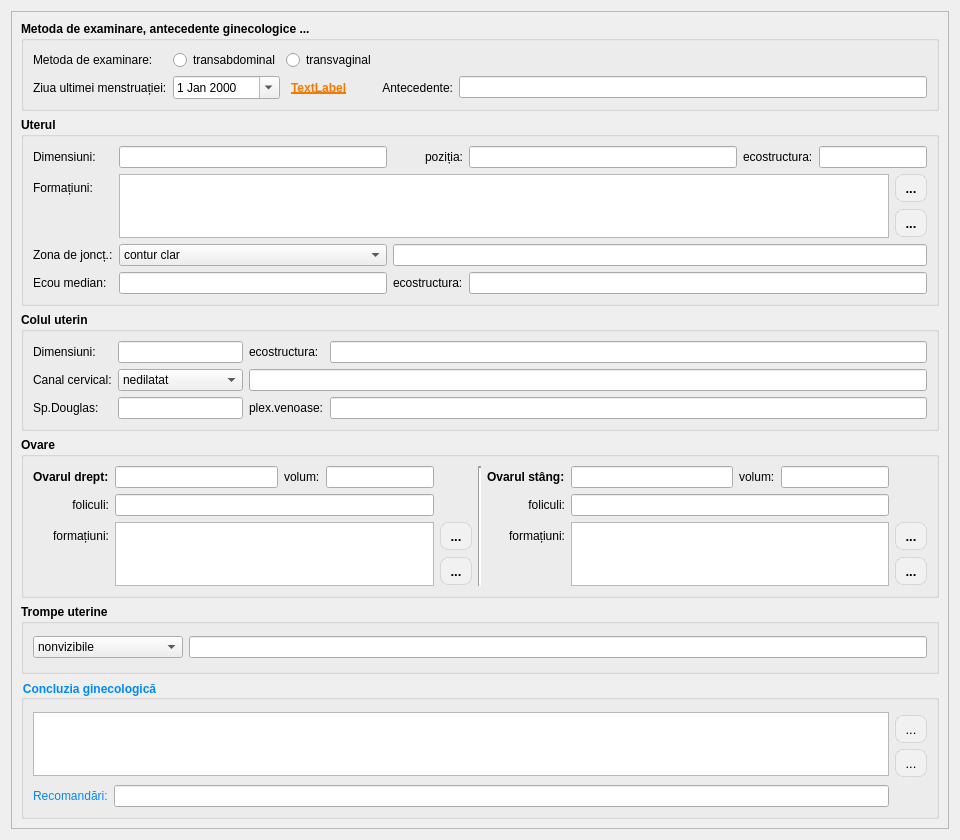
<?xml version="1.0" encoding="UTF-8"?>
<ui version="4.0">
 <class>ReportPageGynecology</class>
 <widget class="QWidget" name="ReportPageGynecology">
  <property name="geometry">
   <rect>
    <x>0</x>
    <y>0</y>
    <width>960</width>
    <height>840</height>
   </rect>
  </property>
  <property name="windowTitle">
   <string>Form</string>
  </property>
  <layout class="QGridLayout" name="gridLayout_21">
   <item row="0" column="0">
    <widget class="QScrollArea" name="scrollArea_gynecology">
     <property name="widgetResizable">
      <bool>true</bool>
     </property>
     <widget class="QWidget" name="scrollAreaWidgetContents_gynecology">
      <property name="geometry">
       <rect>
        <x>0</x>
        <y>0</y>
        <width>926</width>
        <height>918</height>
       </rect>
      </property>
      <layout class="QGridLayout" name="gridLayout_27">
       <item row="0" column="0">
        <widget class="QGroupBox" name="groupBox_8">
         <property name="sizePolicy">
          <sizepolicy hsizetype="Expanding" vsizetype="Fixed">
           <horstretch>0</horstretch>
           <verstretch>0</verstretch>
          </sizepolicy>
         </property>
         <property name="font">
          <font>
           <family>Segoe UI</family>
           <bold>true</bold>
          </font>
         </property>
         <property name="title">
          <string>Metoda de examinare, antecedente ginecologice ...</string>
         </property>
         <layout class="QGridLayout" name="gridLayout_19">
          <item row="0" column="1">
           <widget class="QRadioButton" name="gynecology_btn_transabdom">
            <property name="font">
             <font>
              <family>Segoe UI</family>
              <bold>false</bold>
             </font>
            </property>
            <property name="text">
             <string>transabdominal</string>
            </property>
           </widget>
          </item>
          <item row="1" column="0">
           <widget class="QLabel" name="label_47">
            <property name="font">
             <font>
              <family>Segoe UI</family>
              <bold>false</bold>
             </font>
            </property>
            <property name="text">
             <string>Ziua ultimei menstruației:</string>
            </property>
           </widget>
          </item>
          <item row="0" column="2">
           <widget class="QRadioButton" name="gynecology_btn_transvaginal">
            <property name="font">
             <font>
              <family>Segoe UI</family>
              <bold>false</bold>
             </font>
            </property>
            <property name="text">
             <string>transvaginal</string>
            </property>
           </widget>
          </item>
          <item row="1" column="1">
           <widget class="QDateEdit" name="gynecology_dateMenstruation">
            <property name="font">
             <font>
              <family>Segoe UI</family>
              <bold>false</bold>
             </font>
            </property>
            <property name="calendarPopup">
             <bool>true</bool>
            </property>
           </widget>
          </item>
          <item row="1" column="2">
           <widget class="QLabel" name="gynecology_text_date_menstruation">
            <property name="font">
             <font>
              <family>Cantarell</family>
              <bold>true</bold>
              <underline>true</underline>
             </font>
            </property>
            <property name="styleSheet">
             <string notr="true">padding-left: 2px; color: rgb(245, 121, 0); </string>
            </property>
            <property name="text">
             <string>TextLabel</string>
            </property>
            <property name="alignment">
             <set>Qt::AlignmentFlag::AlignLeading|Qt::AlignmentFlag::AlignLeft|Qt::AlignmentFlag::AlignVCenter</set>
            </property>
           </widget>
          </item>
          <item row="1" column="4">
           <widget class="QLineEdit" name="gynecology_antecedent">
            <property name="font">
             <font>
              <family>Segoe UI</family>
              <bold>false</bold>
             </font>
            </property>
           </widget>
          </item>
          <item row="0" column="0">
           <widget class="QLabel" name="label_46">
            <property name="font">
             <font>
              <family>Segoe UI</family>
              <bold>false</bold>
             </font>
            </property>
            <property name="text">
             <string>Metoda de examinare:</string>
            </property>
           </widget>
          </item>
          <item row="1" column="3">
           <widget class="QLabel" name="label_48">
            <property name="font">
             <font>
              <family>Segoe UI</family>
              <bold>false</bold>
             </font>
            </property>
            <property name="text">
             <string>Antecedente:</string>
            </property>
            <property name="alignment">
             <set>Qt::AlignmentFlag::AlignRight|Qt::AlignmentFlag::AlignTrailing|Qt::AlignmentFlag::AlignVCenter</set>
            </property>
           </widget>
          </item>
         </layout>
        </widget>
       </item>
       <item row="2" column="0">
        <widget class="QGroupBox" name="groupBox_10">
         <property name="sizePolicy">
          <sizepolicy hsizetype="Expanding" vsizetype="Fixed">
           <horstretch>0</horstretch>
           <verstretch>0</verstretch>
          </sizepolicy>
         </property>
         <property name="font">
          <font>
           <family>Segoe UI</family>
           <bold>true</bold>
          </font>
         </property>
         <property name="title">
          <string>Colul uterin</string>
         </property>
         <layout class="QGridLayout" name="gridLayout_18">
          <item row="0" column="2">
           <widget class="QLineEdit" name="gynecology_cervix_dimens">
            <property name="sizePolicy">
             <sizepolicy hsizetype="Preferred" vsizetype="Fixed">
              <horstretch>0</horstretch>
              <verstretch>0</verstretch>
             </sizepolicy>
            </property>
            <property name="font">
             <font>
              <family>Segoe UI</family>
              <bold>false</bold>
             </font>
            </property>
           </widget>
          </item>
          <item row="2" column="4">
           <widget class="QLineEdit" name="gynecology_plex_venos"/>
          </item>
          <item row="2" column="3">
           <widget class="QLabel" name="label_66">
            <property name="font">
             <font>
              <family>Segoe UI</family>
              <bold>false</bold>
             </font>
            </property>
            <property name="text">
             <string>plex.venoase:</string>
            </property>
           </widget>
          </item>
          <item row="0" column="3">
           <widget class="QLabel" name="label_56">
            <property name="font">
             <font>
              <family>Segoe UI</family>
              <bold>false</bold>
             </font>
            </property>
            <property name="text">
             <string>ecostructura:</string>
            </property>
           </widget>
          </item>
          <item row="0" column="4">
           <widget class="QLineEdit" name="gynecology_cervix_ecostructure">
            <property name="font">
             <font>
              <family>Segoe UI</family>
              <bold>false</bold>
             </font>
            </property>
           </widget>
          </item>
          <item row="0" column="0">
           <widget class="QLabel" name="label_55">
            <property name="font">
             <font>
              <family>Segoe UI</family>
              <bold>false</bold>
             </font>
            </property>
            <property name="text">
             <string>Dimensiuni:</string>
            </property>
           </widget>
          </item>
          <item row="2" column="2">
           <widget class="QLineEdit" name="gynecology_douglas">
            <property name="sizePolicy">
             <sizepolicy hsizetype="Preferred" vsizetype="Fixed">
              <horstretch>0</horstretch>
              <verstretch>0</verstretch>
             </sizepolicy>
            </property>
           </widget>
          </item>
          <item row="2" column="0">
           <widget class="QLabel" name="label_65">
            <property name="font">
             <font>
              <family>Segoe UI</family>
              <bold>false</bold>
             </font>
            </property>
            <property name="text">
             <string>Sp.Douglas:</string>
            </property>
           </widget>
          </item>
          <item row="1" column="0">
           <widget class="QLabel" name="label_158">
            <property name="font">
             <font>
              <family>Segoe UI</family>
              <bold>false</bold>
             </font>
            </property>
            <property name="text">
             <string>Canal cervical:</string>
            </property>
           </widget>
          </item>
          <item row="1" column="3" colspan="2">
           <widget class="QLineEdit" name="gynecology_canal_cervical_formations">
            <property name="font">
             <font>
              <family>Segoe UI</family>
              <bold>false</bold>
             </font>
            </property>
           </widget>
          </item>
          <item row="1" column="2">
           <widget class="QComboBox" name="gynecology_combo_canal_cervical">
            <property name="font">
             <font>
              <family>Segoe UI</family>
              <bold>false</bold>
             </font>
            </property>
            <item>
             <property name="text">
              <string>nedilatat</string>
             </property>
            </item>
            <item>
             <property name="text">
              <string>dilatat</string>
             </property>
            </item>
           </widget>
          </item>
         </layout>
        </widget>
       </item>
       <item row="1" column="0">
        <widget class="QGroupBox" name="groupBox_9">
         <property name="sizePolicy">
          <sizepolicy hsizetype="Expanding" vsizetype="Fixed">
           <horstretch>0</horstretch>
           <verstretch>0</verstretch>
          </sizepolicy>
         </property>
         <property name="font">
          <font>
           <family>Segoe UI</family>
           <bold>true</bold>
          </font>
         </property>
         <property name="title">
          <string>Uterul</string>
         </property>
         <layout class="QGridLayout" name="gridLayout_16">
          <item row="4" column="2">
           <widget class="QLabel" name="label_54">
            <property name="font">
             <font>
              <family>Segoe UI</family>
              <bold>false</bold>
             </font>
            </property>
            <property name="text">
             <string>ecostructura:</string>
            </property>
           </widget>
          </item>
          <item row="4" column="1">
           <widget class="QLineEdit" name="gynecology_ecou_dimens">
            <property name="font">
             <font>
              <family>Segoe UI</family>
              <bold>false</bold>
             </font>
            </property>
           </widget>
          </item>
          <item row="2" column="6">
           <widget class="QToolButton" name="btnAddTempletsUter">
            <property name="styleSheet">
             <string notr="true">QToolButton
{
border: 1px solid rgba(0, 0, 0, 0.1);
border-radius: 8px;
background-color: #f1f1f1;
color: #000000;
font-size: 13px;
padding: 4px 4px;
}
QToolButton:hover
{
background-color: #e0e0e0;
}
QToolButton:pressed
{
background-color: #d0d0d0;
}</string>
            </property>
            <property name="text">
             <string>...</string>
            </property>
            <property name="icon">
             <iconset resource="../../resources/resource.qrc">
              <normaloff>:/img/toolBar/add.png</normaloff>:/img/toolBar/add.png</iconset>
            </property>
           </widget>
          </item>
          <item row="0" column="5" colspan="2">
           <widget class="QLineEdit" name="gynecology_uterus_ecostructure">
            <property name="font">
             <font>
              <family>Segoe UI</family>
              <bold>false</bold>
             </font>
            </property>
           </widget>
          </item>
          <item row="0" column="1">
           <widget class="QLineEdit" name="gynecology_uterus_dimens">
            <property name="font">
             <font>
              <family>Segoe UI</family>
              <bold>false</bold>
             </font>
            </property>
           </widget>
          </item>
          <item row="1" column="6">
           <widget class="QToolButton" name="btnSelectTempletsUter">
            <property name="styleSheet">
             <string notr="true">QToolButton
{
border: 1px solid rgba(0, 0, 0, 0.1);
border-radius: 8px;
background-color: #f1f1f1;
color: #000000;
font-size: 13px;
padding: 4px 4px;
}
QToolButton:hover
{
background-color: #e0e0e0;
}
QToolButton:pressed
{
background-color: #d0d0d0;
}</string>
            </property>
            <property name="text">
             <string>...</string>
            </property>
            <property name="icon">
             <iconset resource="../../resources/resource.qrc">
              <normaloff>:/img/actions/select.png</normaloff>:/img/actions/select.png</iconset>
            </property>
           </widget>
          </item>
          <item row="0" column="0">
           <widget class="QLabel" name="label_49">
            <property name="font">
             <font>
              <family>Segoe UI</family>
              <bold>false</bold>
             </font>
            </property>
            <property name="text">
             <string>Dimensiuni:</string>
            </property>
           </widget>
          </item>
          <item row="0" column="3">
           <widget class="QLineEdit" name="gynecology_uterus_pozition">
            <property name="font">
             <font>
              <family>Segoe UI</family>
              <bold>false</bold>
             </font>
            </property>
           </widget>
          </item>
          <item row="1" column="0">
           <widget class="QLabel" name="label_52">
            <property name="font">
             <font>
              <family>Segoe UI</family>
              <bold>false</bold>
             </font>
            </property>
            <property name="text">
             <string>Formațiuni:</string>
            </property>
           </widget>
          </item>
          <item row="0" column="4">
           <widget class="QLabel" name="label_51">
            <property name="font">
             <font>
              <family>Segoe UI</family>
              <bold>false</bold>
             </font>
            </property>
            <property name="text">
             <string>ecostructura:</string>
            </property>
           </widget>
          </item>
          <item row="1" column="1" rowspan="2" colspan="5">
           <widget class="QPlainTextEdit" name="gynecology_uterus_formations">
            <property name="maximumSize">
             <size>
              <width>16777215</width>
              <height>64</height>
             </size>
            </property>
            <property name="font">
             <font>
              <family>Segoe UI</family>
              <bold>false</bold>
             </font>
            </property>
           </widget>
          </item>
          <item row="4" column="0">
           <widget class="QLabel" name="label_53">
            <property name="font">
             <font>
              <family>Segoe UI</family>
              <bold>false</bold>
             </font>
            </property>
            <property name="text">
             <string>Ecou median:</string>
            </property>
           </widget>
          </item>
          <item row="4" column="3" colspan="4">
           <widget class="QLineEdit" name="gynecology_ecou_ecostructure">
            <property name="font">
             <font>
              <family>Segoe UI</family>
              <bold>false</bold>
             </font>
            </property>
           </widget>
          </item>
          <item row="0" column="2">
           <widget class="QLabel" name="label_50">
            <property name="font">
             <font>
              <family>Segoe UI</family>
              <bold>false</bold>
             </font>
            </property>
            <property name="text">
             <string>poziția:</string>
            </property>
            <property name="alignment">
             <set>Qt::AlignmentFlag::AlignRight|Qt::AlignmentFlag::AlignTrailing|Qt::AlignmentFlag::AlignVCenter</set>
            </property>
           </widget>
          </item>
          <item row="3" column="0">
           <widget class="QLabel" name="label_159">
            <property name="font">
             <font>
              <family>Segoe UI</family>
              <bold>false</bold>
             </font>
            </property>
            <property name="text">
             <string>Zona de joncț.:</string>
            </property>
           </widget>
          </item>
          <item row="3" column="1">
           <widget class="QComboBox" name="gynecology_combo_jonctional_zone">
            <property name="font">
             <font>
              <family>Segoe UI</family>
              <bold>false</bold>
             </font>
            </property>
            <item>
             <property name="text">
              <string>contur clar</string>
             </property>
            </item>
            <item>
             <property name="text">
              <string>contur sters</string>
             </property>
            </item>
           </widget>
          </item>
          <item row="3" column="2" colspan="5">
           <widget class="QLineEdit" name="gynecology_jonctional_zone_description">
            <property name="font">
             <font>
              <family>Segoe UI</family>
              <bold>false</bold>
             </font>
            </property>
           </widget>
          </item>
         </layout>
        </widget>
       </item>
       <item row="3" column="0">
        <widget class="QGroupBox" name="groupBox_11">
         <property name="sizePolicy">
          <sizepolicy hsizetype="Expanding" vsizetype="Fixed">
           <horstretch>0</horstretch>
           <verstretch>0</verstretch>
          </sizepolicy>
         </property>
         <property name="font">
          <font>
           <family>Segoe UI</family>
           <bold>true</bold>
          </font>
         </property>
         <property name="title">
          <string>Ovare</string>
         </property>
         <layout class="QGridLayout" name="gridLayout_17">
          <item row="2" column="7" rowspan="2" colspan="3">
           <widget class="QPlainTextEdit" name="gynecology_ovary_formations_left">
            <property name="sizePolicy">
             <sizepolicy hsizetype="Expanding" vsizetype="Preferred">
              <horstretch>0</horstretch>
              <verstretch>0</verstretch>
             </sizepolicy>
            </property>
            <property name="maximumSize">
             <size>
              <width>16777215</width>
              <height>64</height>
             </size>
            </property>
            <property name="font">
             <font>
              <family>Segoe UI</family>
              <bold>false</bold>
             </font>
            </property>
           </widget>
          </item>
          <item row="0" column="6">
           <widget class="QLabel" name="label_58">
            <property name="text">
             <string>Ovarul stâng:</string>
            </property>
           </widget>
          </item>
          <item row="1" column="7" colspan="3">
           <widget class="QLineEdit" name="gynecology_follicule_left">
            <property name="font">
             <font>
              <family>Segoe UI</family>
              <bold>false</bold>
             </font>
            </property>
           </widget>
          </item>
          <item row="1" column="6">
           <widget class="QLabel" name="label_62">
            <property name="font">
             <font>
              <family>Segoe UI</family>
              <bold>false</bold>
             </font>
            </property>
            <property name="text">
             <string>foliculi:</string>
            </property>
            <property name="alignment">
             <set>Qt::AlignmentFlag::AlignRight|Qt::AlignmentFlag::AlignTrailing|Qt::AlignmentFlag::AlignVCenter</set>
            </property>
           </widget>
          </item>
          <item row="1" column="1" colspan="3">
           <widget class="QLineEdit" name="gynecology_follicule_right">
            <property name="font">
             <font>
              <family>Segoe UI</family>
              <bold>false</bold>
             </font>
            </property>
           </widget>
          </item>
          <item row="1" column="0">
           <widget class="QLabel" name="label_61">
            <property name="font">
             <font>
              <family>Segoe UI</family>
              <bold>false</bold>
             </font>
            </property>
            <property name="text">
             <string>foliculi:</string>
            </property>
            <property name="alignment">
             <set>Qt::AlignmentFlag::AlignRight|Qt::AlignmentFlag::AlignTrailing|Qt::AlignmentFlag::AlignVCenter</set>
            </property>
           </widget>
          </item>
          <item row="0" column="1">
           <widget class="QLineEdit" name="gynecology_ovary_right_dimens">
            <property name="font">
             <font>
              <family>Segoe UI</family>
              <bold>false</bold>
             </font>
            </property>
           </widget>
          </item>
          <item row="2" column="0">
           <widget class="QLabel" name="label_63">
            <property name="font">
             <font>
              <family>Segoe UI</family>
              <bold>false</bold>
             </font>
            </property>
            <property name="text">
             <string>formațiuni:</string>
            </property>
            <property name="alignment">
             <set>Qt::AlignmentFlag::AlignRight|Qt::AlignmentFlag::AlignTrailing|Qt::AlignmentFlag::AlignVCenter</set>
            </property>
           </widget>
          </item>
          <item row="0" column="5" rowspan="4">
           <widget class="Line" name="line_4">
            <property name="frameShadow">
             <enum>QFrame::Shadow::Sunken</enum>
            </property>
            <property name="lineWidth">
             <number>2</number>
            </property>
            <property name="orientation">
             <enum>Qt::Orientation::Vertical</enum>
            </property>
           </widget>
          </item>
          <item row="2" column="4">
           <widget class="QToolButton" name="btnSelectTempletsOvarRight">
            <property name="styleSheet">
             <string notr="true">QToolButton
{
border: 1px solid rgba(0, 0, 0, 0.1);
border-radius: 8px;
background-color: #f1f1f1;
color: #000000;
font-size: 13px;
padding: 4px 4px;
}
QToolButton:hover
{
background-color: #e0e0e0;
}
QToolButton:pressed
{
background-color: #d0d0d0;
}</string>
            </property>
            <property name="text">
             <string>...</string>
            </property>
            <property name="icon">
             <iconset resource="../../resources/resource.qrc">
              <normaloff>:/img/actions/select.png</normaloff>:/img/actions/select.png</iconset>
            </property>
           </widget>
          </item>
          <item row="0" column="7">
           <widget class="QLineEdit" name="gynecology_ovary_left_dimens">
            <property name="font">
             <font>
              <family>Segoe UI</family>
              <bold>false</bold>
             </font>
            </property>
           </widget>
          </item>
          <item row="2" column="1" rowspan="2" colspan="3">
           <widget class="QPlainTextEdit" name="gynecology_ovary_formations_right">
            <property name="sizePolicy">
             <sizepolicy hsizetype="Expanding" vsizetype="Preferred">
              <horstretch>0</horstretch>
              <verstretch>0</verstretch>
             </sizepolicy>
            </property>
            <property name="maximumSize">
             <size>
              <width>16777215</width>
              <height>64</height>
             </size>
            </property>
            <property name="font">
             <font>
              <family>Segoe UI</family>
              <bold>false</bold>
             </font>
            </property>
           </widget>
          </item>
          <item row="3" column="10">
           <widget class="QToolButton" name="btnAddTempletsOvarLeft">
            <property name="styleSheet">
             <string notr="true">QToolButton
{
border: 1px solid rgba(0, 0, 0, 0.1);
border-radius: 8px;
background-color: #f1f1f1;
color: #000000;
font-size: 13px;
padding: 4px 4px;
}
QToolButton:hover
{
background-color: #e0e0e0;
}
QToolButton:pressed
{
background-color: #d0d0d0;
}</string>
            </property>
            <property name="text">
             <string>...</string>
            </property>
            <property name="icon">
             <iconset resource="../../resources/resource.qrc">
              <normaloff>:/img/toolBar/add.png</normaloff>:/img/toolBar/add.png</iconset>
            </property>
           </widget>
          </item>
          <item row="0" column="2">
           <widget class="QLabel" name="label_59">
            <property name="font">
             <font>
              <family>Segoe UI</family>
              <bold>false</bold>
             </font>
            </property>
            <property name="text">
             <string>volum:</string>
            </property>
           </widget>
          </item>
          <item row="2" column="6">
           <widget class="QLabel" name="label_64">
            <property name="font">
             <font>
              <family>Segoe UI</family>
              <bold>false</bold>
             </font>
            </property>
            <property name="text">
             <string>formațiuni:</string>
            </property>
            <property name="alignment">
             <set>Qt::AlignmentFlag::AlignRight|Qt::AlignmentFlag::AlignTrailing|Qt::AlignmentFlag::AlignVCenter</set>
            </property>
           </widget>
          </item>
          <item row="2" column="10">
           <widget class="QToolButton" name="btnSelectTempletsOvarLeft">
            <property name="styleSheet">
             <string notr="true">QToolButton
{
border: 1px solid rgba(0, 0, 0, 0.1);
border-radius: 8px;
background-color: #f1f1f1;
color: #000000;
font-size: 13px;
padding: 4px 4px;
}
QToolButton:hover
{
background-color: #e0e0e0;
}
QToolButton:pressed
{
background-color: #d0d0d0;
}</string>
            </property>
            <property name="text">
             <string>...</string>
            </property>
            <property name="icon">
             <iconset resource="../../resources/resource.qrc">
              <normaloff>:/img/actions/select.png</normaloff>:/img/actions/select.png</iconset>
            </property>
           </widget>
          </item>
          <item row="0" column="0">
           <widget class="QLabel" name="label_57">
            <property name="text">
             <string>Ovarul drept:</string>
            </property>
           </widget>
          </item>
          <item row="0" column="3">
           <widget class="QLineEdit" name="gynecology_ovary_right_volum">
            <property name="sizePolicy">
             <sizepolicy hsizetype="Preferred" vsizetype="Fixed">
              <horstretch>0</horstretch>
              <verstretch>0</verstretch>
             </sizepolicy>
            </property>
            <property name="font">
             <font>
              <family>Segoe UI</family>
              <bold>false</bold>
             </font>
            </property>
           </widget>
          </item>
          <item row="0" column="8">
           <widget class="QLabel" name="label_60">
            <property name="sizePolicy">
             <sizepolicy hsizetype="Preferred" vsizetype="Preferred">
              <horstretch>0</horstretch>
              <verstretch>0</verstretch>
             </sizepolicy>
            </property>
            <property name="font">
             <font>
              <family>Segoe UI</family>
              <bold>false</bold>
             </font>
            </property>
            <property name="text">
             <string>volum:</string>
            </property>
           </widget>
          </item>
          <item row="0" column="9">
           <widget class="QLineEdit" name="gynecology_ovary_left_volum">
            <property name="sizePolicy">
             <sizepolicy hsizetype="Preferred" vsizetype="Fixed">
              <horstretch>0</horstretch>
              <verstretch>0</verstretch>
             </sizepolicy>
            </property>
            <property name="font">
             <font>
              <family>Segoe UI</family>
              <bold>false</bold>
             </font>
            </property>
           </widget>
          </item>
          <item row="3" column="4">
           <widget class="QToolButton" name="btnAddTempletsOvarRight">
            <property name="styleSheet">
             <string notr="true">QToolButton
{
border: 1px solid rgba(0, 0, 0, 0.1);
border-radius: 8px;
background-color: #f1f1f1;
color: #000000;
font-size: 13px;
padding: 4px 4px;
}
QToolButton:hover
{
background-color: #e0e0e0;
}
QToolButton:pressed
{
background-color: #d0d0d0;
}</string>
            </property>
            <property name="text">
             <string>...</string>
            </property>
            <property name="icon">
             <iconset resource="../../resources/resource.qrc">
              <normaloff>:/img/toolBar/add.png</normaloff>:/img/toolBar/add.png</iconset>
            </property>
           </widget>
          </item>
         </layout>
        </widget>
       </item>
       <item row="5" column="0">
        <widget class="QGroupBox" name="groupBox_15">
         <property name="sizePolicy">
          <sizepolicy hsizetype="Preferred" vsizetype="Fixed">
           <horstretch>0</horstretch>
           <verstretch>0</verstretch>
          </sizepolicy>
         </property>
         <property name="font">
          <font>
           <family>Cantarell</family>
           <bold>true</bold>
          </font>
         </property>
         <property name="styleSheet">
          <string notr="true">color: rgb(0, 137, 255);</string>
         </property>
         <property name="title">
          <string>Concluzia ginecologică</string>
         </property>
         <layout class="QGridLayout" name="gridLayout_23">
          <item row="1" column="2">
           <widget class="QToolButton" name="btn_template_gynecology">
            <property name="styleSheet">
             <string notr="true">QToolButton
{
border: 1px solid rgba(0, 0, 0, 0.1);
border-radius: 8px;
background-color: #f1f1f1;
color: #000000;
font-size: 13px;
padding: 4px 4px;
}
QToolButton:hover
{
background-color: #e0e0e0;
}
QToolButton:pressed
{
background-color: #d0d0d0;
}</string>
            </property>
            <property name="text">
             <string>...</string>
            </property>
            <property name="icon">
             <iconset resource="../../resources/resource.qrc">
              <normaloff>:/img/actions/select.png</normaloff>:/img/actions/select.png</iconset>
            </property>
           </widget>
          </item>
          <item row="0" column="0" rowspan="4" colspan="2">
           <widget class="QPlainTextEdit" name="gynecology_concluzion">
            <property name="maximumSize">
             <size>
              <width>16777215</width>
              <height>64</height>
             </size>
            </property>
           </widget>
          </item>
          <item row="2" column="2">
           <widget class="QToolButton" name="btn_add_template_gynecology">
            <property name="styleSheet">
             <string notr="true">QToolButton
{
border: 1px solid rgba(0, 0, 0, 0.1);
border-radius: 8px;
background-color: #f1f1f1;
color: #000000;
font-size: 13px;
padding: 4px 4px;
}
QToolButton:hover
{
background-color: #e0e0e0;
}
QToolButton:pressed
{
background-color: #d0d0d0;
}</string>
            </property>
            <property name="text">
             <string>...</string>
            </property>
            <property name="icon">
             <iconset resource="../../resources/resource.qrc">
              <normaloff>:/img/toolBar/add.png</normaloff>:/img/toolBar/add.png</iconset>
            </property>
           </widget>
          </item>
          <item row="3" column="2" rowspan="2">
           <spacer name="verticalSpacer_9">
            <property name="orientation">
             <enum>Qt::Orientation::Vertical</enum>
            </property>
            <property name="sizeHint" stdset="0">
             <size>
              <width>20</width>
              <height>30</height>
             </size>
            </property>
           </spacer>
          </item>
          <item row="4" column="0">
           <widget class="QLabel" name="label_100">
            <property name="text">
             <string>Recomandări:</string>
            </property>
           </widget>
          </item>
          <item row="4" column="1">
           <widget class="LineEditCustom" name="gynecology_recommendation">
            <property name="font">
             <font>
              <bold>false</bold>
             </font>
            </property>
           </widget>
          </item>
         </layout>
        </widget>
       </item>
       <item row="4" column="0">
        <widget class="QGroupBox" name="groupBox_34">
         <property name="font">
          <font>
           <family>Segoe UI</family>
           <bold>true</bold>
          </font>
         </property>
         <property name="title">
          <string>Trompe uterine</string>
         </property>
         <layout class="QGridLayout" name="gridLayout_82">
          <item row="0" column="0">
           <widget class="QComboBox" name="gynecology_combo_fallopian_tubes">
            <property name="minimumSize">
             <size>
              <width>150</width>
              <height>0</height>
             </size>
            </property>
            <property name="font">
             <font>
              <family>Segoe UI</family>
              <bold>false</bold>
             </font>
            </property>
            <item>
             <property name="text">
              <string>nonvizibile</string>
             </property>
            </item>
            <item>
             <property name="text">
              <string>vizibile</string>
             </property>
            </item>
           </widget>
          </item>
          <item row="0" column="1">
           <widget class="QLineEdit" name="gynecology_fallopian_tubes_formations">
            <property name="font">
             <font>
              <family>Segoe UI</family>
              <bold>false</bold>
             </font>
            </property>
            <property name="clearButtonEnabled">
             <bool>true</bool>
            </property>
           </widget>
          </item>
         </layout>
        </widget>
       </item>
      </layout>
     </widget>
    </widget>
   </item>
  </layout>
 </widget>
 <customwidgets>
  <customwidget>
   <class>LineEditCustom</class>
   <extends>QLineEdit</extends>
   <header>ui/widgets/lineeditcustom.h</header>
  </customwidget>
 </customwidgets>
 <tabstops>
  <tabstop>gynecology_btn_transabdom</tabstop>
  <tabstop>gynecology_btn_transvaginal</tabstop>
  <tabstop>gynecology_dateMenstruation</tabstop>
  <tabstop>gynecology_antecedent</tabstop>
  <tabstop>gynecology_uterus_dimens</tabstop>
  <tabstop>gynecology_uterus_pozition</tabstop>
  <tabstop>gynecology_uterus_ecostructure</tabstop>
  <tabstop>gynecology_uterus_formations</tabstop>
  <tabstop>gynecology_combo_jonctional_zone</tabstop>
  <tabstop>gynecology_jonctional_zone_description</tabstop>
  <tabstop>gynecology_ecou_dimens</tabstop>
  <tabstop>gynecology_ecou_ecostructure</tabstop>
  <tabstop>gynecology_cervix_dimens</tabstop>
  <tabstop>gynecology_cervix_ecostructure</tabstop>
  <tabstop>gynecology_combo_canal_cervical</tabstop>
  <tabstop>gynecology_canal_cervical_formations</tabstop>
  <tabstop>gynecology_douglas</tabstop>
  <tabstop>gynecology_plex_venos</tabstop>
  <tabstop>gynecology_ovary_right_dimens</tabstop>
  <tabstop>gynecology_ovary_right_volum</tabstop>
  <tabstop>gynecology_ovary_left_dimens</tabstop>
  <tabstop>gynecology_ovary_left_volum</tabstop>
  <tabstop>gynecology_follicule_right</tabstop>
  <tabstop>gynecology_follicule_left</tabstop>
  <tabstop>gynecology_ovary_formations_right</tabstop>
  <tabstop>gynecology_ovary_formations_left</tabstop>
  <tabstop>gynecology_combo_fallopian_tubes</tabstop>
  <tabstop>gynecology_fallopian_tubes_formations</tabstop>
  <tabstop>gynecology_concluzion</tabstop>
  <tabstop>gynecology_recommendation</tabstop>
 </tabstops>
 <resources>
  <include location="../../resources/resource.qrc"/>
 </resources>
 <connections/>
</ui>
